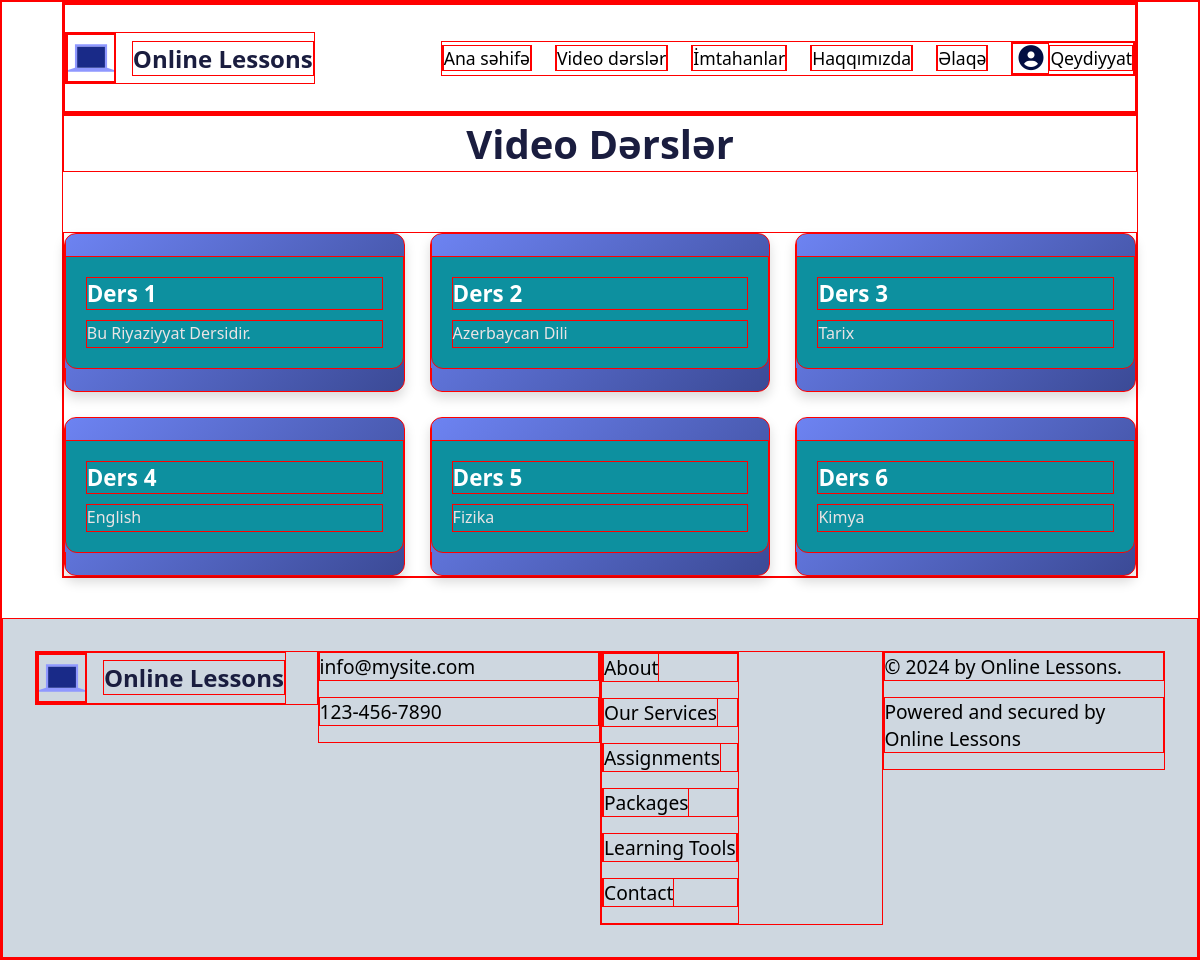
The page /video/ on the database its author committed.
### exam/models.py (models this page shows, shortened)
class Video(models.Model):
    title = models.CharField(max_length=255)
    description = models.TextField()
    youtube_url = models.URLField()

### home/views.py (the view)
# urls.py: path("video/",video_lessons_page,name="video"),
def video_lessons_page(request):
    videos = Video.objects.all()
    return render(request, "video_lessons.html", {"videos": videos})

### templates/video_lessons.html
{% extends "base.html" %}
{% load static %}
{% block body %}
<link rel="stylesheet" href="{% static 'css/video_lessons.css' %}">
<link rel="stylesheet" href="{% static 'css/video_lessons-repo.css' %}">
<div class="container">
    <h1>Video Dərslər</h1>
    <div class="video-grid">
        {% for video in videos %}
        <div class="video-card">
            <a href="{{ video.youtube_url }}" target="_blank" class="video-link">
                <div class="video-info">
                    <h2 class="video-title">{{ video.title }}</h2>
                    <p class="video-description">{{ video.description }}</p>
                </div>
            </a>
        </div>
        {% endfor %}
    </div>
</div>
{% endblock %}

### templates/base.html (shortened to what this page needs)
{% load static %}
<!DOCTYPE html>
<html lang="en">
<head>
    <link rel="stylesheet" href="{% static 'css/base.css' %}">
    <link rel="stylesheet" href="{% static 'css/base-repo.css' %}">
    <link rel="stylesheet" href="{% static 'css/hidden-part.css' %}">
    <link rel="stylesheet" href="https://cdnjs.cloudflare.com/ajax/libs/font-awesome/6.6.0/css/all.min.css">
    <link rel="stylesheet" href="https://cdnjs.cloudflare.com/ajax/libs/font-awesome/6.6.0/css/all.min.css">
</head>
<body>
    <div class="container">
        <header>
        <nav class="navbar">
          <div class="logo">
            <div class="logo-img">
              <img src="{% static 'images\logo.svg' %}" alt="logo" />
            </div>
            <h1 class="logo-text">Online Lessons</h1>
          </div>
          <ul class="nav-links" id="nav-links">
            <li><a href="{% url 'home' %}">Ana səhifə</a></li>
            <li><a href="{% url 'video' %}">Video dərslər</a></li>
            <li><a href="{% url 'exam:exams' %}">İmtahanlar</a></li>
            <li><a href="{% url 'about' %}">Haqqımızda</a></li>
            <li><a href="{% url 'contact' %}">Əlaqə</a></li>
            {% if request.user.is_authenticated %}
                <div class="logout_div">
                  <a href="{% url 'account:logout' %}"><i class="fa-solid fa-right-from-bracket"></i></a>
                </div>
                {% else %}
                    <li class="nav-li-login">
                      <i class="fa-solid fa-circle-user"></i>
                      <a href="{% url 'account:register' %}" class="login">Qeydiyyat</a>
                    </li>
                {% endif %}
          </ul>
        </nav>
      </header>
    </div>
    {% block body %}{% endblock body %}
        <footer class="footer">
        <div class="footer-logo">
          <div class="logo">
            <div class="logo-img">
              <img src="{% static 'images/logo.svg' %}" alt="logo" />
            </div>
            <h1 class="logo-text">Online Lessons</h1>
          </div>
        </div>
        <div class="footer-contact">
          <p>info@mysite.com</p>
          <p>123-456-7890</p>
        </div>
        <div class="footer-links">
          <ul>
            <li><a href="#about">About</a></li>
            <li><a href="#our-services">Our Services</a></li>
            <li><a href="#Assignments">Assignments</a></li>
            <li><a href="#Packages">Packages</a></li>
            <li><a href="#learning-tools">Learning Tools</a></li>
            <li><a href="#contact">Contact</a></li>
          </ul>
        </div>
        <div class="footer-copy">
          <p>© 2024 by Online Lessons.</p>
          <p>Powered and secured by Online Lessons</p>
        </div>
      </footer>
</body>
</html>

### static/css/base.css (style rules this page uses)
* { margin: 0; padding: 0; box-sizing: border-box; list-style: none; text-decoration: none; border: 1px solid red; }
body { font-family: "Segoe UI", Tahoma, Geneva, Verdana, sans-serif; }
.container { max-width: 1440px; width: 90%; margin: 0 auto; }
.navbar { width: 100%; display: flex; justify-content: space-between; align-items: center; padding: 1.7rem 0; background-color: #fff; color: white; }
.logo { display: flex; align-items: center; font-size: 1.1rem; color: black; gap: 5px; cursor: pointer; z-index: 101; }
.logo-text { font-weight: 700; font-size: 20px; }
.nav-links li a::after { content: ''; position: absolute; width: 0; height: 2px; background-color: #020e42; bottom: 0; left: 0; transition: width 0.3s ease-in-out; }
.logo-img { width: 30px; height: 30px; display: flex; align-items: center; justify-content: center; overflow: hidden; }
.logo-img img { width: 100%; height: 100%; object-fit: contain; }
.nav-links { display: flex; gap: 23px; margin-left: auto; align-items: center; }
.nav-li-login { display: flex; justify-content: center; align-items: center; }
.nav-links li a { font-weight: 500; color: black; text-decoration: none; font-size: 1.1rem; position: relative; transition: color 0.3s ease; }
i { color: #020e42; font-size: 25px; cursor: pointer; padding: 2px 5px; }
.footer { margin-top: 40px; display: flex; justify-content: space-between; align-items: flex-start; padding: 2rem; background-color: #ced7e0; color: black; }
.footer-logo { flex: 1; display: flex; align-items: center; }
.footer-links { flex: 1; display: flex; flex-direction: column; align-items: flex-start; }
.footer-links ul { list-style: none; padding: 0; margin: 0; }
.footer-links li { margin-bottom: 1rem; font-size: 1.2rem; }
.footer-links li a { color: black; text-decoration: none; }
.footer-contact, .footer-copy { flex: 1; display: flex; flex-direction: column; }
.footer-contact p, .footer-copy p { margin: 0; font-size: 1.2rem; margin-bottom: 1rem; }
.logo { display: flex; align-items: center; gap: 1rem; }
.logo-img { width: 50px; height: 50px; }
.logo-text { font-size: 1.5rem; font-weight: bold; }

### static/css/video_lessons.css (style rules this page uses)
* { margin: 0; padding: 0; box-sizing: border-box; list-style: none; text-decoration: none; border: 1px solid red; }
.container { max-width: 1440px; width: 90%; margin: 0 auto; }
h1 { color: #1a1d3f; font-size: 2.5rem; font-weight: bold; text-align: center; }
.video-grid { margin-top: 60px; display: grid; grid-template-columns: repeat(3, 1fr); gap: 25px; }
.video-card { background: linear-gradient(135deg, #6d83f2, #3b4a96); border-radius: 12px; overflow: hidden; box-shadow: 0 6px 12px rgba(0, 0, 0, 0.15); transition: transform 0.3s ease, box-shadow 0.3s ease; cursor: pointer; }
.video-link { text-decoration: none; color: inherit; }
.video-info { padding: 20px; background-color: #0d909f; text-align: left; border-radius: 0 0 12px 12px; }
.video-title { font-size: 1.4rem; color: #fff; font-weight: bold; margin-bottom: 10px; }
.video-description { font-size: 1rem; color: #eae4e5; line-height: 1.6; }
.video-link .video-title { color: #ffffff; transition: color 0.3s; }

### rows shown on the page
Video: title "Ders 1", description "Bu Riyaziyyat Dersidir."
Video: title "Ders 2", description "Azerbaycan Dili"
Video: title "Ders 3", description "Tarix"
Video: title "Ders 4", description "English"
Video: title "Ders 5", description "Fizika"
Video: title "Ders 6", description "Kimya"
